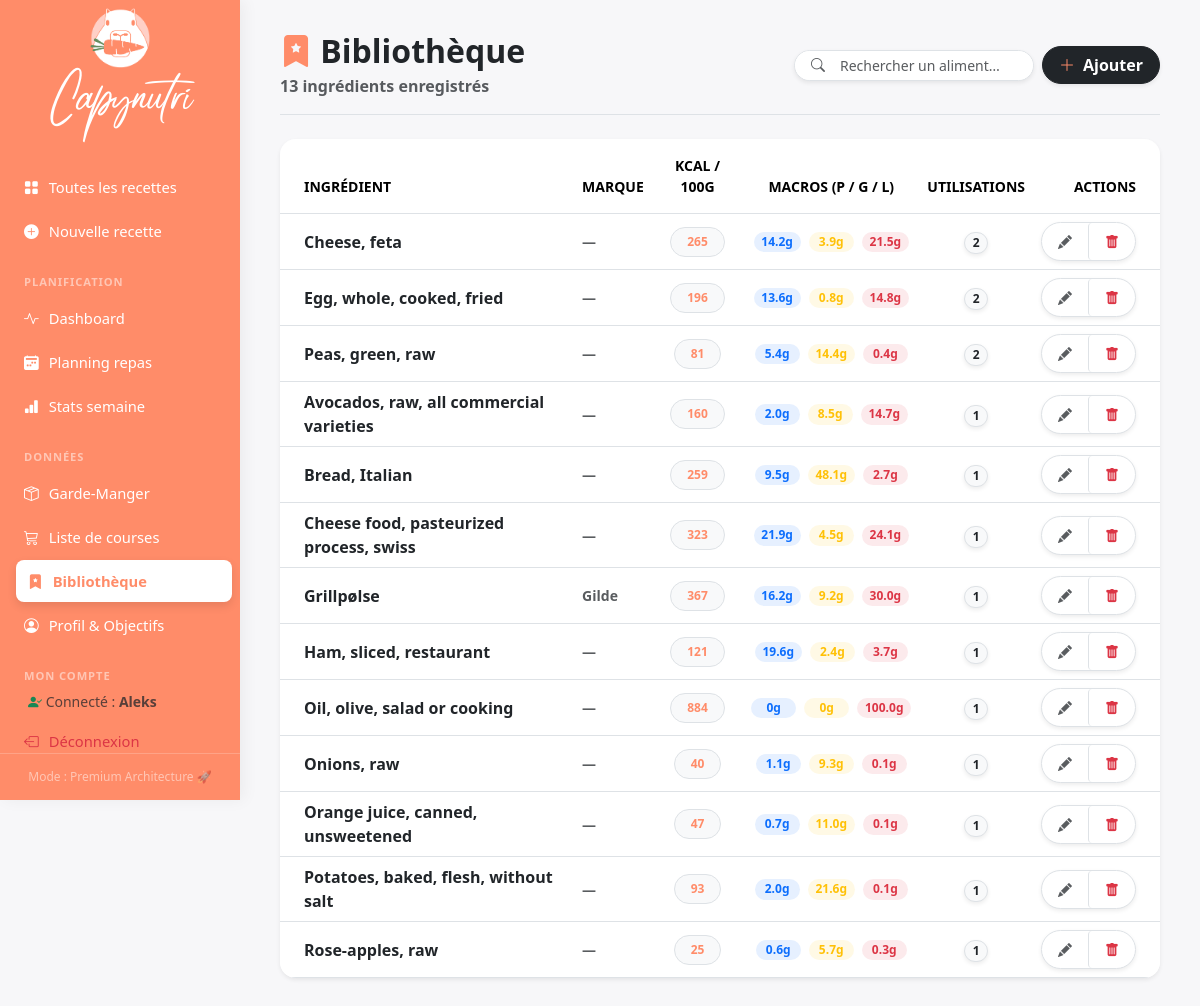
Page /library (signed in) on the committed database.
### tables this page shows
CREATE TABLE users (
                id INTEGER PRIMARY KEY AUTOINCREMENT,
                username TEXT UNIQUE NOT NULL,
                password_hash TEXT NOT NULL,
                created_at TIMESTAMP DEFAULT CURRENT_TIMESTAMP
            );

CREATE TABLE ingredient_library (
                id         INTEGER PRIMARY KEY AUTOINCREMENT,
                name       TEXT NOT NULL,
                search_key TEXT NOT NULL,
                brand      TEXT DEFAULT '',
                barcode    TEXT DEFAULT '',
    kcal_100g  REAL,
    protein_g_100g  REAL,
    carbs_g_100g  REAL,
    fat_g_100g  REAL,
    sugars_g_100g  REAL,
    fiber_g_100g  REAL,
    saturated_g_100g  REAL,
    monounsat_g_100g  REAL,
    polyunsat_g_100g  REAL,
    sodium_mg_100g  REAL,
    calcium_mg_100g  REAL,
    iron_mg_100g  REAL,
    potassium_mg_100g  REAL,
    magnesium_mg_100g  REAL,
    zinc_mg_100g  REAL,
    vit_a_mcg_100g  REAL,
    vit_c_mg_100g  REAL,
    vit_d_mcg_100g  REAL,
    vit_b1_mg_100g  REAL,
    vit_b2_mg_100g  REAL,
    vit_b3_mg_100g  REAL,
    vit_b6_mg_100g  REAL,
    vit_b9_mcg_100g  REAL,
    vit_b12_mcg_100g  REAL,
    cholesterol_mg_100g  REAL,
    trans_fat_g_100g  REAL,
    omega3_g_100g  REAL,
    omega6_g_100g  REAL,
    phosphorus_mg_100g  REAL,
    selenium_mcg_100g  REAL,
    copper_mg_100g  REAL,
    manganese_mg_100g  REAL,
    vit_e_mg_100g  REAL,
    vit_k_mcg_100g  REAL,
                _placeholder INTEGER,
                used_count INTEGER NOT NULL DEFAULT 1,
                updated_at TIMESTAMP DEFAULT CURRENT_TIMESTAMP
            );

### routes/library.py (the view)
@library_bp.route("/library")
@login_required
def library():
    search = request.args.get("q", "")
    entries = crud.list_library(search=search)
    return render_template("library.html", entries=entries, search=search)

### app.py (called while the page is built)
@login_manager.user_loader
def load_user(user_id):
    return crud.get_user_by_id(int(user_id))

@app.before_request
def require_login():
    allowed_routes = ['auth.login', 'auth.register', 'static']
    if request.endpoint not in allowed_routes and not current_user.is_authenticated:
        return redirect(url_for('auth.login'))

### crud.py (called while the page is built)
def get_user_by_id(user_id: int) -> Optional[User]:
    with get_connection() as conn:
        row = conn.execute("SELECT * FROM users WHERE id = ?", (user_id,)).fetchone()
        return User(id=row["id"], username=row["username"], password_hash=row["password_hash"]) if row else None

def list_library(search: str = "") -> list[dict]:
    sql = """SELECT id, name, brand, barcode, used_count, updated_at,
             kcal_100g, protein_g_100g, carbs_g_100g, fat_g_100g
             FROM ingredient_library WHERE 1=1"""
    params = []
    if search:
        sql += " AND (name LIKE ? OR brand LIKE ?)"
        params += [f"%{search}%", f"%{search}%"]
    sql += " ORDER BY used_count DESC, name"
    with get_connection() as conn:
        return [dict(r) for r in conn.execute(sql, params)]

### db.py (called while the page is built)
def get_connection() -> sqlite3.Connection:
    conn = sqlite3.connect(DB_PATH)
    conn.row_factory = sqlite3.Row
    conn.execute("PRAGMA foreign_keys = ON")
    return conn

### templates/library.html (shortened to what this page needs)
{% extends "base.html" %}
{% block content %}
<div class="d-flex flex-column flex-md-row justify-content-between align-items-md-center mb-4 pb-3 border-bottom gap-3">
  <div>
    <h2 class="mb-1 fw-bold text-dark">
      <i class="bi bi-bookmark-star-fill text-accent"></i> Bibliothèque
    </h2>
    <span class="text-muted fw-bold">{{ entries|length }} ingrédient{{ 's' if entries|length != 1 }} enregistré{{ 's' if entries|length != 1 }}</span>
  </div>
  <div class="d-flex flex-wrap gap-2 align-items-center">
    <form method="get" action="{{ url_for('library.library') }}" class="d-flex gap-2 align-items-center m-0">
      <div class="input-group input-group-sm shadow-sm rounded-pill overflow-hidden border bg-white" style="width: 240px;">
        <span class="input-group-text bg-white border-0 text-muted ps-3"><i class="bi bi-search"></i></span>
        <input class="form-control border-0 bg-white shadow-none" name="q" placeholder="Rechercher un aliment…" value="{{ search }}">
      </div>
    </form>
    <a href="{{ url_for('library.library_add') }}" class="btn btn-dark rounded-pill shadow-sm fw-bold px-3 d-flex align-items-center gap-2">
      <i class="bi bi-plus-lg text-accent"></i> <span class="d-none d-sm-inline">Ajouter</span>
    </a>
  </div>
</div>
{% if entries %}
<div class="card border-0 shadow-sm rounded-4 overflow-hidden bg-white">
  <div class="table-responsive">
    <table class="table table-hover align-middle mb-0">
      <thead class="bg-light text-uppercase small fw-bold text-muted">
        <tr>
          <th class="ps-4 py-3 border-0">Ingrédient</th>
          <th class="py-3 border-0">Marque</th>
          <th class="py-3 border-0 text-center">kcal / 100g</th>
          <th class="py-3 border-0 text-center">Macros (P / G / L)</th>
          <th class="py-3 border-0 text-center">Utilisations</th>
          <th class="pe-4 py-3 border-0 text-end">Actions</th>
        </tr>
      </thead>
      <tbody class="border-top">
        {% for e in entries %}
        <tr>
          <td class="ps-4">
            <div class="fw-bold text-dark">{{ e.name }}</div>
          </td>
          <td class="text-muted small fw-bold">{{ e.brand or '—' }}</td>
          <td class="text-center">
            <span class="badge bg-light text-accent border rounded-pill px-3 py-2 fw-bold">
              {{ e.kcal_100g|round(0)|int if e.kcal_100g else '—' }}
            </span>
          </td>
          <td class="text-center">
            <div class="d-flex justify-content-center gap-2">
              <span class="badge bg-primary bg-opacity-10 text-primary rounded-pill border-primary border-opacity-25" style="min-width: 45px;">{{ e.protein_g_100g|round(1) if e.protein_g_100g else 0 }}g</span>
              <span class="badge bg-warning bg-opacity-10 text-warning rounded-pill border-warning border-opacity-25" style="min-width: 45px;">{{ e.carbs_g_100g|round(1) if e.carbs_g_100g else 0 }}g</span>
              <span class="badge bg-danger bg-opacity-10 text-danger rounded-pill border-danger border-opacity-25" style="min-width: 45px;">{{ e.fat_g_100g|round(1) if e.fat_g_100g else 0 }}g</span>
            </div>
          </td>
          <td class="text-center">
            <span class="badge rounded-pill bg-light text-dark border fw-bold shadow-sm" style="font-size: 0.75rem;">
              {{ e.used_count or 0 }}
            </span>
          </td>
          <td class="pe-4 text-end">
            <div class="btn-group shadow-sm rounded-pill overflow-hidden bg-white border">
              <a href="{{ url_for('library.library_edit', entry_id=e.id) }}" class="btn btn-sm btn-white border-0 py-2 px-3" title="Modifier">
                <i class="bi bi-pencil-fill text-muted"></i>
              </a>
              <form method="post" action="{{ url_for('library.library_delete', entry_id=e.id) }}" id="deleteForm{{ e.id }}" style="display:inline">
                <button type="button" onclick="confirmDeleteLib('{{ e.id }}', '{{ e.name|replace("'", "\\'") }}')" class="btn btn-sm btn-white border-0 py-2 px-3 border-start" title="Supprimer">
                  <i class="bi bi-trash-fill text-danger"></i>
                </button>
              </form>
            </div>
          </td>
        </tr>
        {% endfor %}
      </tbody>
    </table>
  </div>
</div>
{% endif %}
{% endblock %}

### templates/base.html (shortened to what this page needs)
<!DOCTYPE html>
<html lang="fr">
<head>
  <link href="https://cdn.jsdelivr.net/npm/bootstrap@5.3.3/dist/css/bootstrap.min.css" rel="stylesheet">
  <link href="https://cdn.jsdelivr.net/npm/bootstrap-icons@1.11.3/font/bootstrap-icons.css" rel="stylesheet">
  <link rel="stylesheet" href="{{ url_for('static', filename='css/dashboard.css') }}">
</head>
<body>
{% macro nav_link(endpoint, icon, text) %}
  <a href="{{ url_for(endpoint) }}" class="{{ 'active' if request.endpoint == endpoint else '' }}">
    <i class="bi {{ icon }}"></i> {{ text }}
  </a>
{% endmacro %}
<aside id="sidebar">
  <div class="brand d-flex flex-column align-items-center mb-4 mt-2">
    <img src="{{ url_for('static', filename='logo.png') }}" alt="Logo Capynutri" style="height: 60px; border-radius: 12px; margin-bottom: 10px;">
    <div style="font-family: 'Radicalis', cursive; color: #ffffff; font-size: 2.2rem; margin-top: -5px;">
      Capynutri
    </div>
  </div>
  <nav>
    <a href="{{ url_for('recipes.index') }}" class="{{ 'active' if request.endpoint == 'recipes.index' and not request.args.get('category') else '' }}">
      <i class="bi bi-grid-fill"></i> Toutes les recettes
    </a>
    {{ nav_link('recipes.new_recipe', 'bi-plus-circle-fill', 'Nouvelle recette') }}
    <div class="nav-section">Planification</div>
    {{ nav_link('tracking.dashboard', 'bi-activity', 'Dashboard') }}
    {{ nav_link('planning.week_view', 'bi-calendar2-week-fill', 'Planning repas') }}
    {{ nav_link('tracking.week_stats', 'bi-bar-chart-fill', 'Stats semaine') }}
    <div class="nav-section">Données</div>
    {{ nav_link('planning.pantry', 'bi-box-seam', 'Garde-Manger') }}
    {{ nav_link('planning.shopping_list', 'bi-cart3', 'Liste de courses') }}
    <a href="{{ url_for('library.library') }}" class="{{ 'active' if request.endpoint in ['library.library', 'library.library_edit'] else '' }}">
      <i class="bi bi-bookmark-star-fill"></i> Bibliothèque
    </a>
    {{ nav_link('tracking.profile', 'bi-person-circle', 'Profil & Objectifs') }}
    <div class="nav-section">Mon Compte</div>
    {% if current_user.is_authenticated %}
      <div class="px-3 mb-2 small text-muted">
        <i class="bi bi-person-check-fill text-success"></i> Connecté : <strong>{{ current_user.username }}</strong>
      </div>
      <a href="{{ url_for('auth.logout') }}" class="text-danger">
        <i class="bi bi-box-arrow-left"></i> Déconnexion
      </a>
    {% else %}
      {{ nav_link('auth.login', 'bi-box-arrow-in-right', 'Se connecter') }}
    {% endif %}
  </nav>
  <div class="sidebar-footer">Mode : Premium Architecture 🚀</div>
</aside>
<main id="main">
  {% block content %}{% endblock %}
</main>
</body>
</html>

### static/css/dashboard.css (style rules this page uses)
:root { --sidebar-width: 240px; --accent: #FF8C69; --accent-dark: #e8571a; --accent-green: #638F5A; --accent-soft: #FFCFC8; --sidebar-bg: #FF8C69; --sidebar-text: #ffffff; --sidebar-active: #ffffff; }
body { background: #f7f7f9; font-family: 'Segoe UI', system-ui, sans-serif; }
#sidebar { position: fixed; top: 0; left: 0; height: 100vh; width: var(--sidebar-width); background: var(--sidebar-bg); display: flex; flex-direction: column; z-index: 100; transition: transform .25s ease; box-shadow: 4px 0 15px rgba(0,0,0,0.05); }
#sidebar nav { padding: 16px 12px; flex: 1; overflow-y: auto; }
#sidebar nav a { display: flex; align-items: center; gap: 10px; padding: 10px 12px; border-radius: 8px; color: var(--sidebar-text); text-decoration: none; font-size: .92rem; margin-bottom: 2px; transition: background .15s, color .15s, transform .15s; }
#sidebar nav a.active { background: var(--sidebar-active); color: var(--accent); font-weight: 600; box-shadow: 0 4px 10px rgba(0,0,0,0.1); transform: translateX(4px); }
#sidebar nav .nav-section { font-size: .7rem; font-weight: 700; letter-spacing: .08em; text-transform: uppercase; color: rgba(255,255,255,.5); padding: 20px 12px 6px; }
#sidebar .sidebar-footer { padding: 14px 20px; font-size: .75rem; color: rgba(255,255,255,.5); border-top: 1px solid rgba(255,255,255,.2); text-align: center; }
#main { margin-left: var(--sidebar-width); min-height: 100vh; padding: 32px 40px; }
.text-accent { color: var(--accent) !important; }
.form-control, .form-select { border-radius: 8px; }

### rows in the picture
users: username "Aleks"
ingredient_library: name "Cheese, feta", brand "—", kcal_100g "265", protein_g_100g "14.2", carbs_g_100g "3.9", fat_g_100g "21.5", used_count "2"
ingredient_library: name "Egg, whole, cooked, fried", brand "—", kcal_100g "196", protein_g_100g "13.6", carbs_g_100g "0.8", fat_g_100g "14.8", used_count "2"
ingredient_library: name "Peas, green, raw", brand "—", kcal_100g "81", protein_g_100g "5.4", carbs_g_100g "14.4", fat_g_100g "0.4", used_count "2"
ingredient_library: name "Avocados, raw, all commercial varieties", brand "—", kcal_100g "160", protein_g_100g "2.0", carbs_g_100g "8.5", fat_g_100g "14.7", used_count "1"
ingredient_library: name "Bread, Italian", brand "—", kcal_100g "259", protein_g_100g "9.5", carbs_g_100g "48.1", fat_g_100g "2.7", used_count "1"
ingredient_library: name "Cheese food, pasteurized process, swiss", brand "—", kcal_100g "323", protein_g_100g "21.9", carbs_g_100g "4.5", fat_g_100g "24.1", used_count "1"
ingredient_library: name "Grillpølse", brand "Gilde", kcal_100g "367", protein_g_100g "16.2", carbs_g_100g "9.2", fat_g_100g "30.0", used_count "1"
ingredient_library: name "Ham, sliced, restaurant", brand "—", kcal_100g "121", protein_g_100g "19.6", carbs_g_100g "2.4", fat_g_100g "3.7", used_count "1"
ingredient_library: name "Oil, olive, salad or cooking", brand "—", kcal_100g "884", protein_g_100g "0", carbs_g_100g "0", fat_g_100g "100.0", used_count "1"
ingredient_library: name "Onions, raw", brand "—", kcal_100g "40", protein_g_100g "1.1", carbs_g_100g "9.3", fat_g_100g "0.1", used_count "1"
ingredient_library: name "Orange juice, canned, unsweetened", brand "—", kcal_100g "47", protein_g_100g "0.7", carbs_g_100g "11.0", fat_g_100g "0.1", used_count "1"
ingredient_library: name "Potatoes, baked, flesh, without salt", brand "—", kcal_100g "93", protein_g_100g "2.0", carbs_g_100g "21.6", fat_g_100g "0.1", used_count "1"
ingredient_library: name "Rose-apples, raw", brand "—", kcal_100g "25", protein_g_100g "0.6", carbs_g_100g "5.7", fat_g_100g "0.3", used_count "1"

### other values in the picture
{{ text }} "Nouvelle recette Dashboard Planning repas Stats semaine Garde-Manger Liste de courses Profil & Objectifs"
{{ entries|length }} "13"
{{ 's' if entries|length != 1 }} "s"
